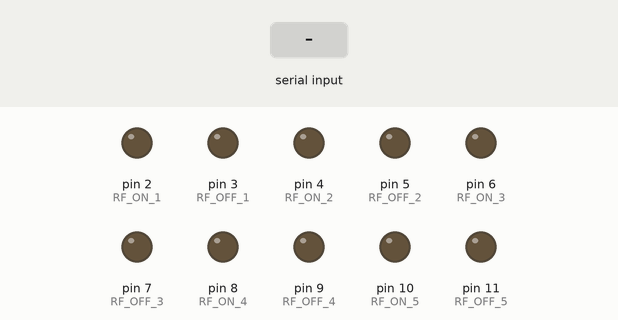
Recording of a sketch running on a simulated Arduino Uno, built with avr-gcc and run on an emulated ATmega328P. On the bench: output pins drawn as LEDs (lit = HIGH). The test bench sets the inputs (shaded band).

Above: at 1.2 s.
1.3 s: "100\n" received over Serial
At 1.7 s:
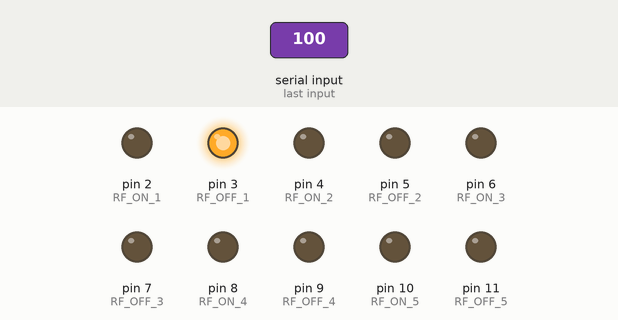
3.3 s: "101\n" received over Serial
At 3.7 s:
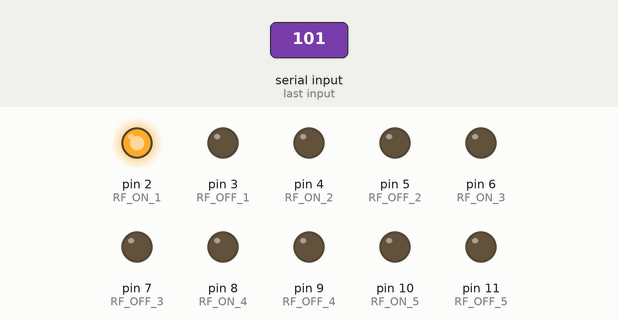
5.3 s: "200\n" received over Serial
At 5.7 s:
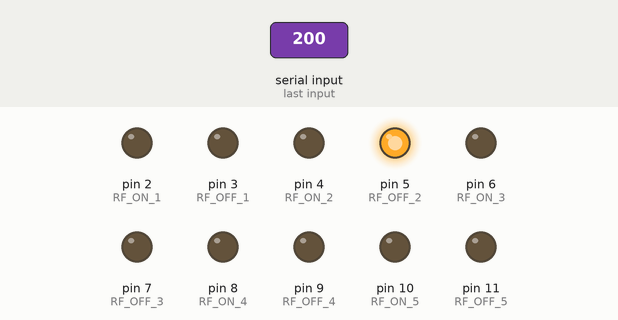
7.3 s: "201\n" received over Serial
At 7.7 s:
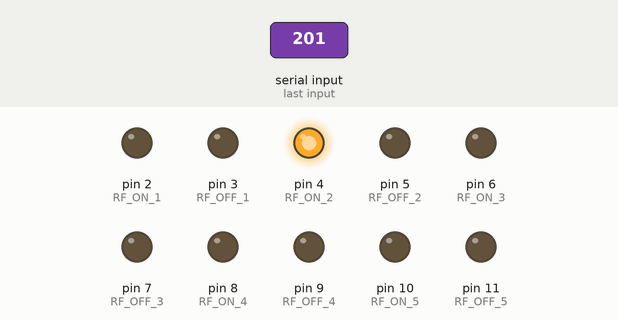
9.3 s: "300\n" received over Serial
At 9.7 s:
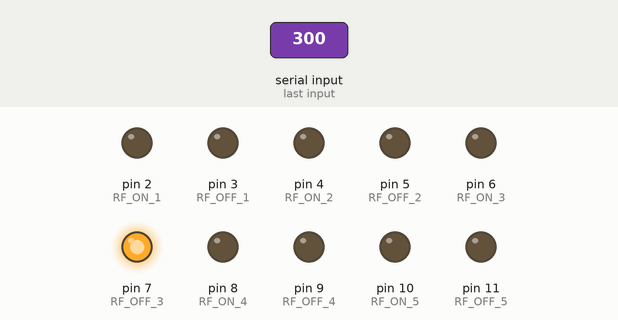
Timing chart, 0 to 12.3 s (numbered marks = the images above; inputs shaded):
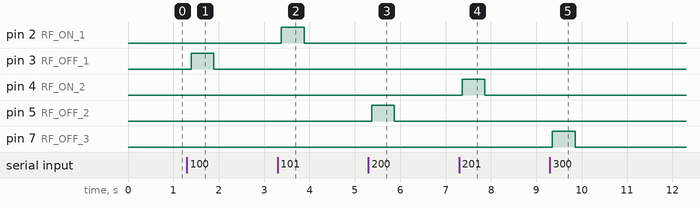

Measured:
- after the input at 1.3 s, pin 3 (RF_OFF_1): LOW → HIGH after 0.09 s, → LOW 0.50 s later
- after the input at 3.3 s, pin 2 (RF_ON_1): LOW → HIGH after 0.08 s, → LOW 0.50 s later
- after the input at 5.3 s, pin 5 (RF_OFF_2): LOW → HIGH after 0.07 s, → LOW 0.50 s later
- after the input at 7.3 s, pin 4 (RF_ON_2): LOW → HIGH after 0.06 s, → LOW 0.50 s later
- after the input at 9.3 s, pin 7 (RF_OFF_3): LOW → HIGH after 0.06 s, → LOW 0.50 s later

The sketch:

WriteToButtonRemote.ino
```cpp
/*
 * We are going to be using serial for both sending and recieving messages
 * This means we need to define a few opcodes to make sure the proper data transformations occure when asked for
 * and we dont go into an infinite self spamming loop
 */

String possibleSerial;
char incomingByte;
bool debug;

// Set up pins
int RF_ON_1 = 2;
int RF_OFF_1 = 3;

int RF_ON_2 = 4;
int RF_OFF_2 = 5;

int RF_ON_3 = 6;
int RF_OFF_3 = 7;

int RF_ON_4 = 8;
int RF_OFF_4 = 9;

int RF_ON_5 = 10;
int RF_OFF_5 = 11;

// Length of time to hold down button
int BUTTON_PRESS_DELAY = 500;

void setup() {
  debug = false;

  Serial.begin(9600);

  pinMode(RF_ON_1, OUTPUT);
  pinMode(RF_OFF_1, OUTPUT);

  pinMode(RF_ON_2, OUTPUT);
  pinMode(RF_OFF_2, OUTPUT);

  pinMode(RF_ON_3, OUTPUT);
  pinMode(RF_OFF_3, OUTPUT);

  pinMode(RF_ON_4, OUTPUT);
  pinMode(RF_OFF_4, OUTPUT);

  pinMode(RF_ON_5, OUTPUT);
  pinMode(RF_OFF_5, OUTPUT);
}

void loop() {
  // put your main code here, to run repeatedly:
  while (Serial.available() > 0) {
    // read the incoming byte:
    incomingByte = (char)(Serial.read());
    possibleSerial += incomingByte;
    delay(10);
  }
  if(possibleSerial.length()) {
    debugPrint(possibleSerial);
  //  switch for checking each of our opcodes
    switch(possibleSerial.toInt()) {
  // 3 bits for address of button, 1 bit for state
      case 100: pressButton(RF_OFF_1); break;
      case 101: pressButton(RF_ON_1); break;
      case 200: pressButton(RF_OFF_2); break;
      case 201: pressButton(RF_ON_2); break;
      case 300: pressButton(RF_OFF_3); break;
      case 301: pressButton(RF_ON_3); break;
      case 400: pressButton(RF_OFF_4); break;
      case 401: pressButton(RF_ON_4); break;
      case 500: pressButton(RF_OFF_5); break;
      case 501: pressButton(RF_ON_5); break;
      default:
        debugPrint("bad data sent " + possibleSerial);
    }
  }

  // cleanup for next possible data input check
  possibleSerial = "";
  delay(50);
}

void pressButton(int button) {
  digitalWrite(button, HIGH);
  delay(BUTTON_PRESS_DELAY);
  digitalWrite(button, LOW);
}

void debugPrint(String message) {
  if(debug){
    Serial.println(message);
  }
}
```
